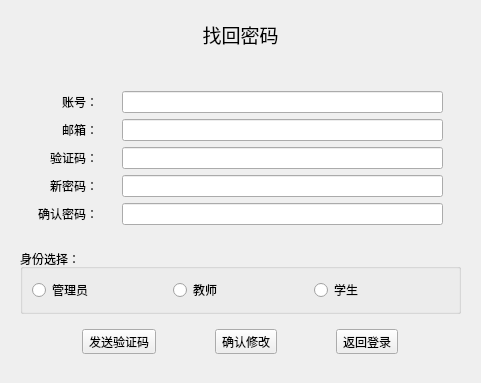
<?xml version="1.0" encoding="UTF-8"?>
<ui version="4.0">
 <class>FindPwdWin</class>
 <widget class="QWidget" name="FindPwdWin">
  <property name="geometry">
   <rect>
    <x>0</x>
    <y>0</y>
    <width>481</width>
    <height>352</height>
   </rect>
  </property>
  <property name="windowTitle">
   <string>Form</string>
  </property>
  <layout class="QVBoxLayout" name="verticalLayout">
   <item>
    <widget class="QWidget" name="widget" native="true">
     <property name="sizePolicy">
      <sizepolicy hsizetype="Preferred" vsizetype="Fixed">
       <horstretch>0</horstretch>
       <verstretch>0</verstretch>
      </sizepolicy>
     </property>
     <layout class="QHBoxLayout" name="horizontalLayout">
      <item>
       <widget class="QLabel" name="label">
        <property name="font">
         <font>
          <family>楷体</family>
          <pointsize>14</pointsize>
          <weight>50</weight>
          <bold>false</bold>
         </font>
        </property>
        <property name="text">
         <string>找回密码</string>
        </property>
        <property name="alignment">
         <set>Qt::AlignCenter</set>
        </property>
       </widget>
      </item>
     </layout>
    </widget>
   </item>
   <item>
    <widget class="QWidget" name="widget_2" native="true">
     <layout class="QVBoxLayout" name="verticalLayout_4">
      <item>
       <widget class="QWidget" name="widget_3" native="true">
        <layout class="QHBoxLayout" name="horizontalLayout_3">
         <item>
          <widget class="QWidget" name="widget_5" native="true">
           <layout class="QVBoxLayout" name="verticalLayout_2">
            <item>
             <widget class="QLabel" name="label_2">
              <property name="text">
               <string>账号：</string>
              </property>
              <property name="alignment">
               <set>Qt::AlignRight|Qt::AlignTrailing|Qt::AlignVCenter</set>
              </property>
             </widget>
            </item>
            <item>
             <widget class="QLabel" name="label_3">
              <property name="text">
               <string>邮箱：</string>
              </property>
              <property name="alignment">
               <set>Qt::AlignRight|Qt::AlignTrailing|Qt::AlignVCenter</set>
              </property>
             </widget>
            </item>
            <item>
             <widget class="QLabel" name="label_4">
              <property name="text">
               <string>验证码：</string>
              </property>
              <property name="alignment">
               <set>Qt::AlignRight|Qt::AlignTrailing|Qt::AlignVCenter</set>
              </property>
             </widget>
            </item>
            <item>
             <widget class="QLabel" name="label_5">
              <property name="text">
               <string>新密码：</string>
              </property>
              <property name="alignment">
               <set>Qt::AlignRight|Qt::AlignTrailing|Qt::AlignVCenter</set>
              </property>
             </widget>
            </item>
            <item>
             <widget class="QLabel" name="label_6">
              <property name="text">
               <string>确认密码：</string>
              </property>
              <property name="alignment">
               <set>Qt::AlignRight|Qt::AlignTrailing|Qt::AlignVCenter</set>
              </property>
             </widget>
            </item>
           </layout>
          </widget>
         </item>
         <item>
          <widget class="QWidget" name="widget_6" native="true">
           <layout class="QVBoxLayout" name="verticalLayout_3">
            <item>
             <widget class="QLineEdit" name="userId"/>
            </item>
            <item>
             <widget class="QLineEdit" name="email"/>
            </item>
            <item>
             <widget class="QLineEdit" name="verfcode"/>
            </item>
            <item>
             <widget class="QLineEdit" name="newPwd">
              <property name="echoMode">
               <enum>QLineEdit::Password</enum>
              </property>
             </widget>
            </item>
            <item>
             <widget class="QLineEdit" name="newPwdSure">
              <property name="echoMode">
               <enum>QLineEdit::Password</enum>
              </property>
             </widget>
            </item>
           </layout>
          </widget>
         </item>
        </layout>
       </widget>
      </item>
      <item>
       <widget class="QGroupBox" name="groupBox">
        <property name="title">
         <string>身份选择：</string>
        </property>
        <layout class="QHBoxLayout" name="horizontalLayout_4">
         <item>
          <widget class="QRadioButton" name="admin">
           <property name="text">
            <string>管理员</string>
           </property>
          </widget>
         </item>
         <item>
          <widget class="QRadioButton" name="teacher">
           <property name="text">
            <string>教师</string>
           </property>
          </widget>
         </item>
         <item>
          <widget class="QRadioButton" name="student">
           <property name="text">
            <string>学生</string>
           </property>
          </widget>
         </item>
        </layout>
        <zorder>admin</zorder>
        <zorder>widget_7</zorder>
        <zorder>teacher</zorder>
        <zorder>student</zorder>
       </widget>
      </item>
      <item>
       <widget class="QWidget" name="widget_7" native="true">
        <layout class="QHBoxLayout" name="horizontalLayout_2">
         <item>
          <widget class="QToolButton" name="sendVerfCode">
           <property name="sizePolicy">
            <sizepolicy hsizetype="Fixed" vsizetype="Preferred">
             <horstretch>0</horstretch>
             <verstretch>0</verstretch>
            </sizepolicy>
           </property>
           <property name="text">
            <string>发送验证码</string>
           </property>
          </widget>
         </item>
         <item>
          <widget class="QToolButton" name="sureModify">
           <property name="sizePolicy">
            <sizepolicy hsizetype="Fixed" vsizetype="Preferred">
             <horstretch>0</horstretch>
             <verstretch>0</verstretch>
            </sizepolicy>
           </property>
           <property name="text">
            <string>确认修改</string>
           </property>
          </widget>
         </item>
         <item>
          <widget class="QToolButton" name="back">
           <property name="sizePolicy">
            <sizepolicy hsizetype="Fixed" vsizetype="Preferred">
             <horstretch>0</horstretch>
             <verstretch>0</verstretch>
            </sizepolicy>
           </property>
           <property name="text">
            <string>返回登录</string>
           </property>
          </widget>
         </item>
        </layout>
       </widget>
      </item>
     </layout>
    </widget>
   </item>
  </layout>
 </widget>
 <resources/>
 <connections/>
</ui>
